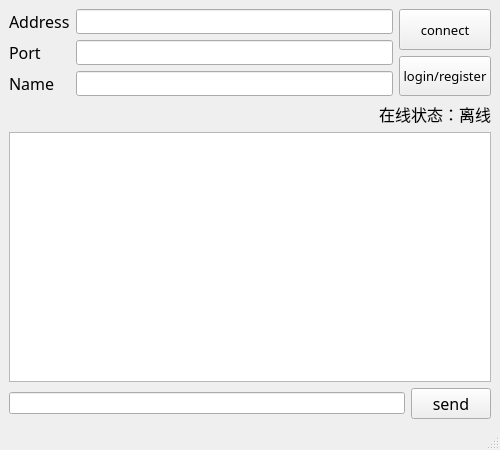
<?xml version="1.0" encoding="UTF-8"?>
<ui version="4.0">
 <class>WeChatMainWindow</class>
 <widget class="QMainWindow" name="WeChatMainWindow">
  <property name="geometry">
   <rect>
    <x>0</x>
    <y>0</y>
    <width>500</width>
    <height>450</height>
   </rect>
  </property>
  <property name="windowTitle">
   <string>MainWindow</string>
  </property>
  <widget class="QWidget" name="centralwidget">
   <layout class="QVBoxLayout" name="verticalLayout_2">
    <item>
     <layout class="QHBoxLayout" name="horizontalLayout_7">
      <item>
       <layout class="QHBoxLayout" name="horizontalLayout_3">
        <item>
         <layout class="QGridLayout" name="gridLayout">
          <item row="2" column="0">
           <widget class="QLabel" name="label_2">
            <property name="font">
             <font>
              <family>华文隶书</family>
              <pointsize>12</pointsize>
             </font>
            </property>
            <property name="text">
             <string>Port</string>
            </property>
           </widget>
          </item>
          <item row="6" column="0">
           <widget class="QLabel" name="label_4">
            <property name="font">
             <font>
              <family>华文隶书</family>
              <pointsize>12</pointsize>
             </font>
            </property>
            <property name="text">
             <string>Name</string>
            </property>
           </widget>
          </item>
          <item row="0" column="1">
           <widget class="QLineEdit" name="lineEditAddress">
            <property name="font">
             <font>
              <family>华文楷体</family>
              <pointsize>9</pointsize>
             </font>
            </property>
           </widget>
          </item>
          <item row="2" column="1">
           <widget class="QLineEdit" name="lineEditPort">
            <property name="font">
             <font>
              <family>华文隶书</family>
              <pointsize>9</pointsize>
             </font>
            </property>
            <property name="text">
             <string/>
            </property>
           </widget>
          </item>
          <item row="6" column="1">
           <widget class="QLineEdit" name="lineEditName">
            <property name="font">
             <font>
              <family>华文隶书</family>
              <pointsize>9</pointsize>
             </font>
            </property>
           </widget>
          </item>
          <item row="0" column="0">
           <widget class="QLabel" name="label">
            <property name="font">
             <font>
              <family>华文隶书</family>
              <pointsize>12</pointsize>
             </font>
            </property>
            <property name="text">
             <string>Address</string>
            </property>
           </widget>
          </item>
         </layout>
        </item>
       </layout>
      </item>
      <item>
       <layout class="QVBoxLayout" name="verticalLayout_3">
        <item>
         <widget class="QPushButton" name="connectBtn">
          <property name="sizePolicy">
           <sizepolicy hsizetype="Preferred" vsizetype="Preferred">
            <horstretch>0</horstretch>
            <verstretch>0</verstretch>
           </sizepolicy>
          </property>
          <property name="font">
           <font>
            <family>华文隶书</family>
            <pointsize>10</pointsize>
           </font>
          </property>
          <property name="text">
           <string>connect</string>
          </property>
         </widget>
        </item>
        <item>
         <widget class="QPushButton" name="pushButtonLogin">
          <property name="sizePolicy">
           <sizepolicy hsizetype="Preferred" vsizetype="Preferred">
            <horstretch>0</horstretch>
            <verstretch>0</verstretch>
           </sizepolicy>
          </property>
          <property name="font">
           <font>
            <family>华文隶书</family>
            <pointsize>10</pointsize>
           </font>
          </property>
          <property name="text">
           <string>login/register</string>
          </property>
         </widget>
        </item>
       </layout>
      </item>
     </layout>
    </item>
    <item>
     <layout class="QHBoxLayout" name="horizontalLayout_2">
      <item>
       <spacer name="horizontalSpacer">
        <property name="orientation">
         <enum>Qt::Horizontal</enum>
        </property>
        <property name="sizeHint" stdset="0">
         <size>
          <width>40</width>
          <height>20</height>
         </size>
        </property>
       </spacer>
      </item>
      <item>
       <widget class="QLabel" name="clientState">
        <property name="font">
         <font>
          <family>华文隶书</family>
          <pointsize>12</pointsize>
         </font>
        </property>
        <property name="text">
         <string>在线状态：离线</string>
        </property>
       </widget>
      </item>
     </layout>
    </item>
    <item>
     <layout class="QVBoxLayout" name="verticalLayout">
      <item>
       <widget class="QTextEdit" name="chatRecord">
        <property name="font">
         <font>
          <family>SimSun-ExtB</family>
          <pointsize>9</pointsize>
         </font>
        </property>
       </widget>
      </item>
      <item>
       <layout class="QHBoxLayout" name="horizontalLayout">
        <item>
         <widget class="QLineEdit" name="lineEditGroupSend"/>
        </item>
        <item>
         <widget class="QPushButton" name="pushButtonGroupSend">
          <property name="font">
           <font>
            <family>华文隶书</family>
            <pointsize>12</pointsize>
           </font>
          </property>
          <property name="text">
           <string>send</string>
          </property>
         </widget>
        </item>
       </layout>
      </item>
     </layout>
    </item>
   </layout>
  </widget>
  <widget class="QMenuBar" name="menubar">
   <property name="geometry">
    <rect>
     <x>0</x>
     <y>0</y>
     <width>500</width>
     <height>23</height>
    </rect>
   </property>
  </widget>
  <widget class="QStatusBar" name="statusbar"/>
 </widget>
 <resources/>
 <connections/>
</ui>
